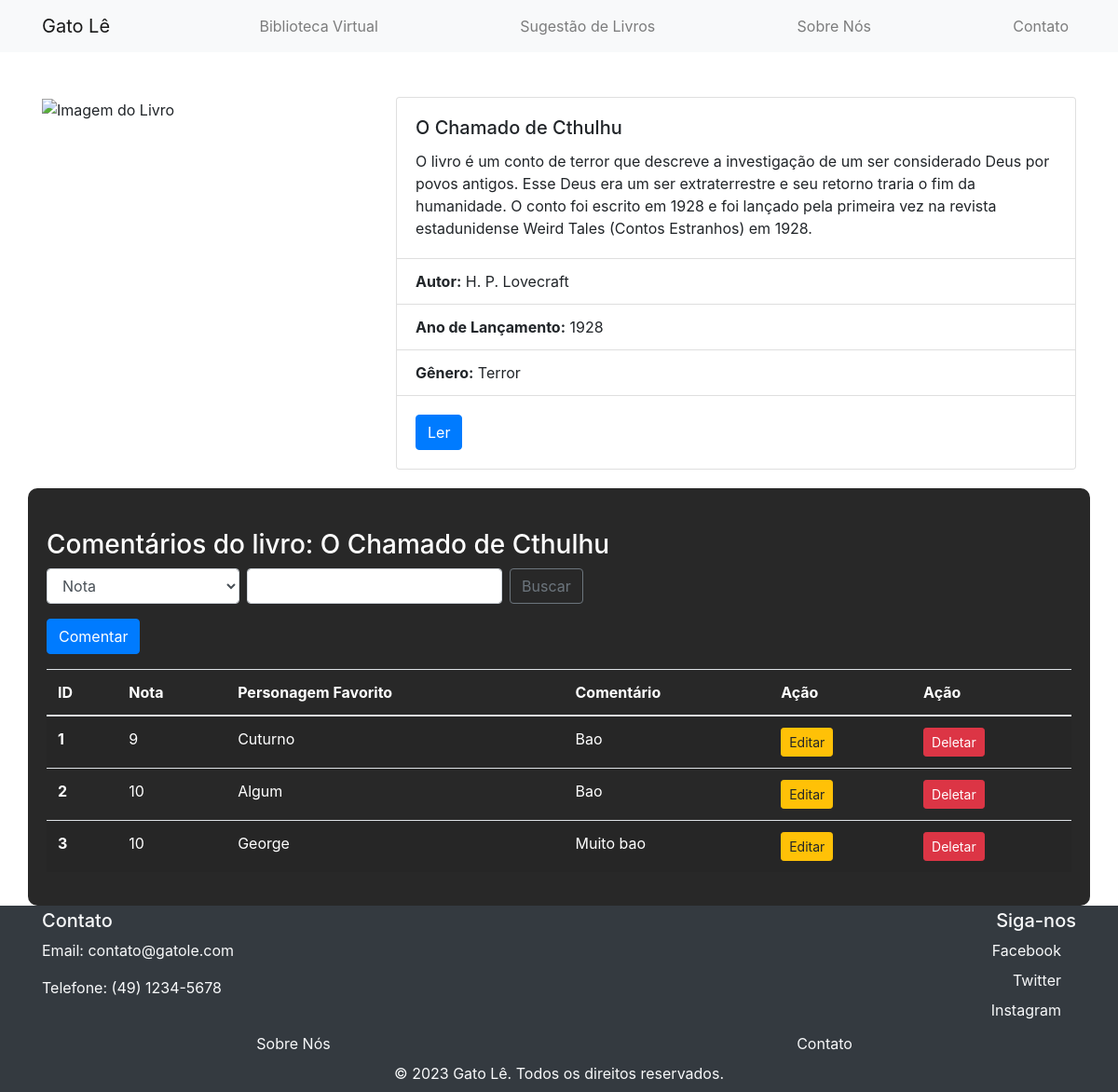
Page /paginas/2cthulhuLIST.php on the committed database.
### tables this page shows
CREATE TABLE `comentariocthulhu` (
  `id` int(11) NOT NULL,
  `nota` int(11) DEFAULT NULL,
  `personagem` varchar(255) DEFAULT NULL,
  `coment` text DEFAULT NULL
);

### model/db.class.php (called while the page is built, shortened)
<?php
class DB{
    public function conn(){
        $host = "localhost";
        $dbname = "bancodoprofe";
        $user = "root";
        $password = "";
        try {
            $conn = new PDO(
                "mysql:host=$host;dbname=$dbname",
                $user,
                $password,
                [
                    PDO::ATTR_ERRMODE,
                    PDO::ERRMODE_EXCEPTION,
                    PDO::MYSQL_ATTR_INIT_COMMAND => "SET NAMES utf8"
                ]
            );
            return $conn;
        } catch (PDOException $e) {
            echo "Connection failed: " . $e->getMessage();
        }
    }
    public function select($nome_tabela){
        $conn = $this->conn();
        $sql = "SELECT * FROM $nome_tabela";
        $st = $conn->prepare($sql);
        $st->execute();
        return $st->fetchAll(PDO::FETCH_CLASS);
    }
}
?>

### paginas/2cthulhuLIST.php (the view, shortened to what this page needs)
<?php
    include '../model/db.class.php';
    include '../bases/header.php';
    include '../bases/nav.php';
    $db = new DB();
    $db->conn();
    if(!empty($_POST)){
        $dados =  $db->search("comentariocthulhu", $_POST);
    } else {
        $dados = $db->select("comentariocthulhu");
    }
?>
<body>
    <div class="container mt-5">
        <div class="row">
            <div class="col-md-4">
                <img src="https://cdn.awsli.com.br/2500x2500/2099/2099388/produto/152923663/453009bb6b.jpg" class="img-fluid" alt="Imagem do Livro">
            </div>
            <div class="col-md-8">
                <div class="card">
                    <div class="card-body">
                        <h5 class="card-title">O Chamado de Cthulhu</h5>
                        <p class="card-text">O livro é um conto de terror que descreve a investigação de um ser considerado Deus por povos antigos. Esse Deus era um ser extraterrestre e seu retorno traria o fim da humanidade. O conto foi escrito em 1928 e foi lançado pela primeira vez na revista estadunidense Weird Tales (Contos Estranhos) em 1928.</p>
                    </div>
                    <ul class="list-group list-group-flush">
                        <li class="list-group-item"><strong>Autor:</strong> H. P. Lovecraft</li>
                        <li class="list-group-item"><strong>Ano de Lançamento:</strong> 1928</li>
                        <li class="list-group-item"><strong>Gênero:</strong> Terror</li>
                    </ul>
                    <div class="card-body">
                        <a href="https://ia801003.us.archive.org/34/items/livrospdf/Terror/H.P.%20Lovecraft%20-%20O%20Chamado%20de%20Cthulhu_v2%20%281928%29.pdf" class="btn btn-primary" target="_blank">Ler</a>
                    </div>
                </div>
            </div>
        </div>
    </div>
    <div class="container sobre mx-auto">
    <h3 class="mt-4">Comentários do livro: O Chamado de Cthulhu</h3>
    <form action="2cthulhuLIST.php" method="post" class="form-inline my-2 my-lg-0">
        <select name="tipo" class="form-control mr-sm-2">
            <option value="nota">Nota</option>
        </select>
        <input type="text" name="valor" class="form-control mr-sm-2">
        <button class="btn btn-outline-secondary my-2 my-sm-0" type="submit">Buscar</button>
    </form>
    <a href="2cthulhuFORM.php" class="btn btn-primary mt-3">Comentar</a>
    <table class="table table-striped mt-3">
        <thead>
            <tr>
                <th scope="col">ID</th>
                <th scope="col">Nota</th>
                <th scope="col">Personagem Favorito</th>
                <th scope="col">Comentário</th>
                <th scope="col">Ação</th>
                <th scope="col">Ação</th>
            </tr>
        </thead>
        <tbody>
            <?php
            foreach($dados as $item){
                echo "<tr>";
                echo "<th scope='row'>$item->id</th>";
                echo "<td>$item->nota</td>";
                echo "<td>$item->personagem</td>";
                echo "<td>$item->coment</td>";
                echo "<td><a href='2cthulhuFORM.php?id=$item->id' class='btn btn-warning btn-sm'>Editar</a></td>";
                echo "<td><a onclick='return confirm(\"Deseja Excluir?\")' href='2cthulhuLIST.php?id=$item->id' class='btn btn-danger btn-sm'>Deletar</a></td>";
                echo "</tr>";
            }
            ?>
        </tbody>
    </table>
</div>
    <?php include "../bases/footer.php" ?>
</body>
</html>

### css/css.css (style rules this page uses)
body { background: url('https://images.pixexid.com/a-4k-ultra-hd-wallpaper-of-a-cat-dressed-in-a-librarians-outfit-surrounded-by-zlvdb8uk.jpeg') no-repeat center center fixed; background-size: cover; margin-bottom: 200px; }
.sobre { background: rgba(0, 0, 0, 0.842); padding: 20px; margin-top: 50px; border-radius: 10px; margin-bottom: 200px; color: white; text-align: justify; }
.sobre { margin: 20px; }

### rows in the picture
comentariocthulhu: id "1", nota "9", personagem "Cuturno", coment "Bao"
comentariocthulhu: id "2", nota "10", personagem "Algum", coment "Bao"
comentariocthulhu: id "3", nota "10", personagem "George", coment "Muito bao"
